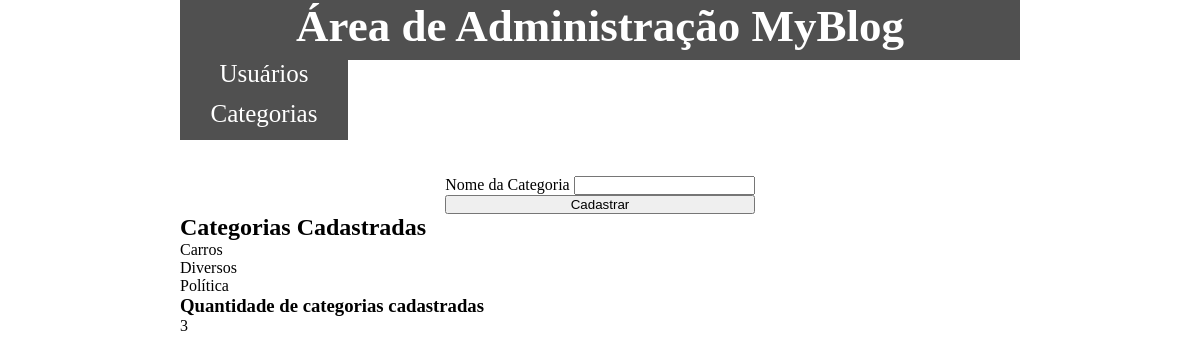
/cad_categoria/, run on an earlier commit of the app's database.
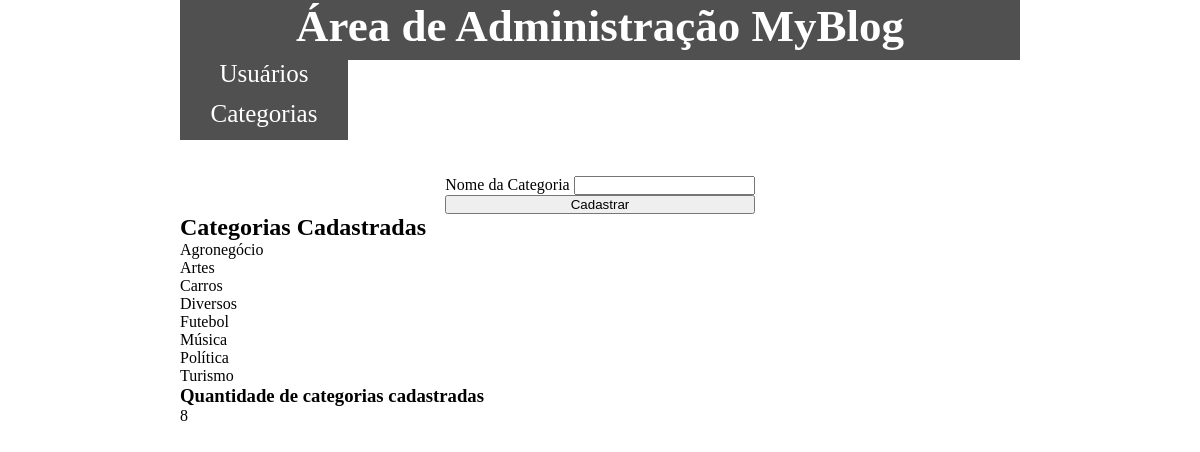
And on a later commit of the database.
### Postagem/models.py (models this page shows, shortened)
class Categoria(models.Model):
    nome = models.CharField(max_length=15)
    class Meta:
        ordering = ['nome']

### perfilUser/views.py (the view)
# urls.py: path('cad_categoria/', views.cad_categoria, name='cad_categoria'),
def cad_categoria(request):
    categorias = Categoria.objects.all()
    qnt_categoria = categorias.count()
    status = request.POST.get('status')
    return render(request, 'cad_categoria.html', {'status': status,
                                                  'categorias': categorias,
                                                  'qnt_categoria': qnt_categoria})

### perfilUser/templates/cad_categoria.html (shortened to what this page needs)
{% load static %}
<!DOCTYPE html>
<html lang="pt-BR">
<head>
    <link rel="stylesheet" href="{% static 'perfilUser/css/style.css' %}">
</head>
<body class="body-conf">
    <section>
        <div class="header d-flex jus-cont-center">
            <h1>Área de Administração MyBlog</h1>
        </div>
        <nav class="d-grid menu-nav">
            <div class="d-grid t-align">
                <a class="a-nav text-decoration" href="{% url 'home_adm' %}">Usuários</a>
                <a class="a-nav text-decoration" href="{% url 'cad_categoria' %}">Categorias</a>
            </div>
        </nav>
        <br>
        <br>
        <div class="d-flex jus-cont-center">
            <form class="d-grid" action="{% url 'cadastro_categoria' %}" method="POST"> {% csrf_token %}
                <div>
                    <label for="">Nome da Categoria</label>
                    <input type="text" name="nome_categoria">
                </div>
                <button type="submit">Cadastrar</button>
            </form>
        </div>
    </section>
    <section>
        <div>
            <h2>Categorias Cadastradas</h2>
            {% for categoria in categorias %}
                <p>
                    {{categoria.nome}}
                </p>
            {% endfor %}
        </div>
        <div>
            <h3>Quantidade de categorias cadastradas</h3>
            {{qnt_categoria}}
        </div>
    </section>
</body>
</html>

What changed in the data, as far as the page shows it:
added Categoria: nome "Agronegócio"
added Categoria: nome "Artes"
added Categoria: nome "Futebol"
added Categoria: nome "Música"
added Categoria: nome "Turismo"
Also different on the page:
{{ qnt_categoria }}: "3" → "8"
